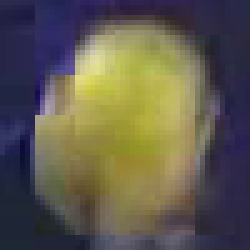
#> input picture data/annotations/ball_patch.png, 50 x 50 px (shown 5 times larger)
$ python pick_points.py ../data/annotations/ball_patch.png
#> lines starting #> are read from the running program, lines starting #| are printed output that depends on the picture; after the words box and inside, x2 and y2 are one past the last pixel; in counts of white or black regions, pixels touching at a corner belong together
"""Click points on a frame, save their pixel coordinates, and plot saved points.

Usage:
    python scripts/pick_points.py frames/game2_A/t0060.00.png
    python scripts/pick_points.py data/game2_A.mp4 --time 60
    python scripts/pick_points.py data/game2_A.mp4 --time 60 --names "near-left" "near-right" "net-left"
    python scripts/pick_points.py frames/game2_A/t0120.00.png --show results/points/game2_A_t60.json

Clicking: a 5x magnifier (top-right) follows the mouse; put its crosshair on the spot and
click. With --names it asks for each name in turn; otherwise points are numbered.
Keys: i/j/k/l nudge the last point 1 px (up/left/down/right), u undo, Enter save, q quit.

Saves results/points/<name>.json  ({"points": [{"name", "x", "y"}], image size, source})
and   results/points/<name>.png   (the frame with the points drawn and labelled).
--show draws a saved JSON onto any image or video frame (e.g. to check a later frame).
"""
import argparse
import json
import shutil
import subprocess
from pathlib import Path

import cv2
import numpy as np

MAX_DISPLAY = 1400
ZOOM, HALF = 5, 30


def ffmpeg_exe():
    exe = shutil.which("ffmpeg")
    if exe:
        return exe
    try:
        import imageio_ffmpeg
        return imageio_ffmpeg.get_ffmpeg_exe()
    except ImportError:
        raise SystemExit("ffmpeg not found. Run:  pip install imageio-ffmpeg")


def load_image(source, t):
    if Path(source).suffix.lower() in (".png", ".jpg", ".jpeg", ".bmp"):
        img = cv2.imread(str(source))
    else:
        cmd = [ffmpeg_exe(), "-v", "error", "-ss", f"{t:.3f}", "-i", str(source), "-frames:v", "1",
               "-f", "image2pipe", "-vcodec", "png", "-"]
        data = subprocess.run(cmd, capture_output=True).stdout
        img = cv2.imdecode(np.frombuffer(data, np.uint8), cv2.IMREAD_COLOR) if data else None
    if img is None:
        raise SystemExit(f"Could not read an image from {source}")
    return img


def draw_points(img, points, colour=(0, 0, 255)):
    out = img.copy()
    k = max(1.0, img.shape[1] / 1280)
    for pnt in points:
        x, y = int(round(pnt["x"])), int(round(pnt["y"]))
        cv2.drawMarker(out, (x, y), colour, cv2.MARKER_CROSS, int(18 * k), max(1, int(2 * k)))
        cv2.putText(out, pnt["name"], (x + int(8 * k), y - int(8 * k)), cv2.FONT_HERSHEY_SIMPLEX,
                    0.6 * k, (0, 0, 0), int(4 * k))
        cv2.putText(out, pnt["name"], (x + int(8 * k), y - int(8 * k)), cv2.FONT_HERSHEY_SIMPLEX,
                    0.6 * k, (255, 255, 255), max(1, int(1.5 * k)))
    return out


def click(img, names):
    scale = min(1.0, MAX_DISPLAY / img.shape[1])
    disp = cv2.resize(img, None, fx=scale, fy=scale)
    H, W = img.shape[:2]
    pts, pending, mouse = [], [], [0, 0]

    def cb(event, x, y, flags, param):
        mouse[0], mouse[1] = x, y
        if event == cv2.EVENT_LBUTTONDOWN:
            pending.append((x / scale, y / scale))

    win = "Pick points (magnifier top-right) | ijkl nudge  u undo  Enter save  q quit"
    cv2.namedWindow(win)
    cv2.setMouseCallback(win, cb)
    while True:
        if pending and (not names or len(pts) < len(names)):
            x, y = pending[-1]
            pts.append(dict(name=names[len(pts)] if names else f"P{len(pts) + 1}", x=x, y=y))
        pending.clear()
        view = cv2.resize(draw_points(img, pts), (disp.shape[1], disp.shape[0]))
        # magnifier
        x0, y0 = int(round(mouse[0] / scale)) - HALF, int(round(mouse[1] / scale)) - HALF
        patch = np.zeros((2 * HALF + 1, 2 * HALF + 1, 3), np.uint8)
        xa, ya, xb, yb = max(0, x0), max(0, y0), min(W, x0 + 2 * HALF + 1), min(H, y0 + 2 * HALF + 1)
        if xb > xa and yb > ya:
            patch[ya - y0:yb - y0, xa - x0:xb - x0] = img[ya:yb, xa:xb]
        for q in pts:
            u, v = int(round(q["x"])) - x0, int(round(q["y"])) - y0
            if 0 <= u <= 2 * HALF and 0 <= v <= 2 * HALF:
                patch[v, u] = (0, 0, 255)
        mag = cv2.resize(patch, None, fx=ZOOM, fy=ZOOM, interpolation=cv2.INTER_NEAREST)
        c = mag.shape[0] // 2
        cv2.line(mag, (c, 0), (c, mag.shape[0]), (0, 255, 255), 1)
        cv2.line(mag, (0, c), (mag.shape[1], c), (0, 255, 255), 1)
        if view.shape[0] > mag.shape[0] + 40:
            view[40:40 + mag.shape[0], view.shape[1] - mag.shape[1]:] = mag
        u, v = mouse[0] / scale, mouse[1] / scale
        msg = (f"Click: {names[len(pts)]}" if names and len(pts) < len(names) else
               "All named points done - Enter to save" if names else f"Click point P{len(pts) + 1}")
        msg += f"   cursor ({u:.0f}, {v:.0f})"
        cv2.rectangle(view, (0, 0), (view.shape[1], 34), (0, 0, 0), -1)
        cv2.putText(view, msg, (10, 24), cv2.FONT_HERSHEY_SIMPLEX, 0.65, (255, 255, 255), 2)
        cv2.imshow(win, view)
        key = cv2.waitKey(20) & 0xFF
        nudge = {ord("i"): (0, -1), ord("k"): (0, 1), ord("j"): (-1, 0), ord("l"): (1, 0)}
        if key in nudge and pts:
            pts[-1]["x"] += nudge[key][0]
            pts[-1]["y"] += nudge[key][1]
        elif key == ord("u") and pts:
            pts.pop()
        elif key == 13 and pts:
            break
        elif key == ord("q"):
            cv2.destroyAllWindows()
            raise SystemExit("Quit without saving")
    cv2.destroyAllWindows()
    return pts


def main():
    p = argparse.ArgumentParser()
    p.add_argument("source", help="image, or video with --time")
    p.add_argument("--time", type=float, default=0.0)
    p.add_argument("--names", nargs="*", help="names to click, in order")
    p.add_argument("--show", help="plot points from this JSON instead of clicking")
    p.add_argument("--out", help="output name (default: from the source and time)")
    args = p.parse_args()

    img = load_image(args.source, args.time)
#> in load_image, img is the input picture: shape (50, 50, 3); mean B, G, R 78.1, 91.2, 96.5
    is_video = Path(args.source).suffix.lower() not in (".png", ".jpg", ".jpeg", ".bmp")
    stem = args.out or (Path(args.source).stem + (f"_t{args.time:g}" if is_video else ""))
    out_dir = Path("results/points")
    out_dir.mkdir(parents=True, exist_ok=True)

    if args.show:
        pts = json.loads(Path(args.show).read_text())["points"]
        out = out_dir / f"{stem}_with_{Path(args.show).stem}.png"
        cv2.imwrite(str(out), draw_points(img, pts))
        print(f"Saved {out}")
        return

    pts = click(img, args.names)
#> in click, `patch[ya - y0:yb - y0, xa - x0:xb - x0] = img[ya:yb, xa:xb]`:
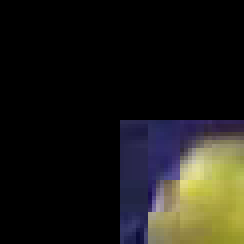
#> patch: shape (61, 61, 3) (shown 4 times larger); mean B, G, R 22.1, 27.4, 28.7
#> in click, `cv2.line(mag, (0, c), (mag.shape[1], c), (0, 255, 255), 1)`:
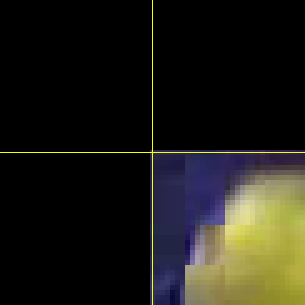
#> mag: shape (305, 305, 3); mean B, G, R 21.9, 29, 30.2
#> in click, `cv2.rectangle(view, (0, 0), (view.shape[1], 34), (0, 0, 0), -1)`:
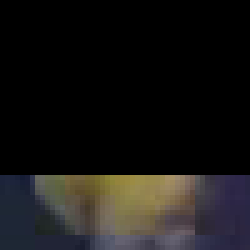
#> view: shape (50, 50, 3) (shown 5 times larger); mean B, G, R 20.9, 21.9, 23.3
#> in click, `cv2.putText(view, msg, (10, 24), cv2.FONT_HERSHEY_SIMPLEX, 0.65, (255,..`:
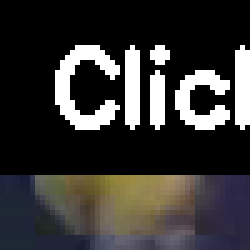
#> view: shape (50, 50, 3) (shown 5 times larger); 12.56% of pixels changed, all inside (x1, y1, x2, y2) = (11, 9, 50, 26)
#> (key q is pressed here)
    for q in pts:
        print(f"  {q['name']:>20s}: ({q['x']:.1f}, {q['y']:.1f})")
    data = dict(source=str(args.source), time_s=args.time if is_video else None,
                image_size=[img.shape[1], img.shape[0]],
                points=[dict(name=q["name"], x=round(q["x"], 2), y=round(q["y"], 2)) for q in pts])
    (out_dir / f"{stem}.json").write_text(json.dumps(data, indent=1))
    cv2.imwrite(str(out_dir / f"{stem}.png"), draw_points(img, pts))
    print(f"Saved {out_dir / (stem + '.json')} and .png")


if __name__ == "__main__":
#> (the run stopped early here; a loop or call above may not have finished)
